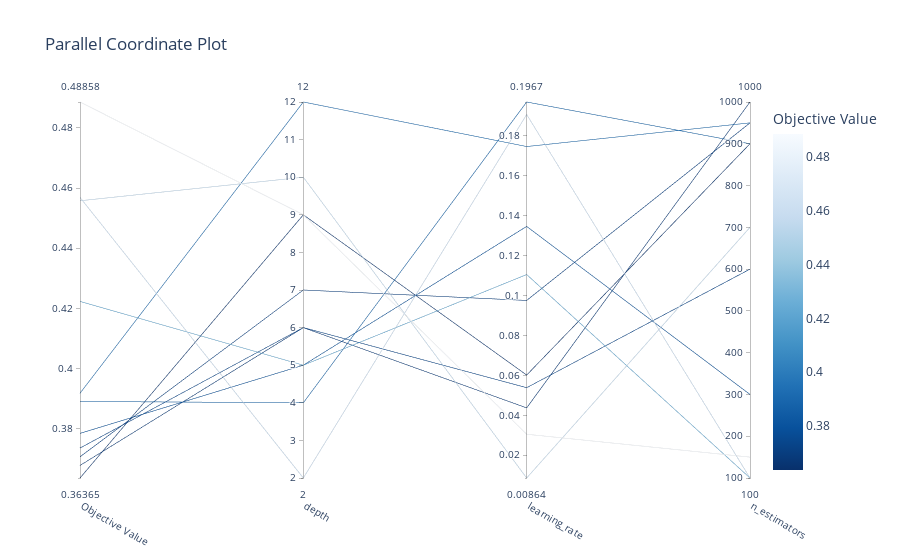

The code cell stored with this chart in its notebook:
### Code cell
# Visualize results to spot any hyperparameter trends
plot_parallel_coordinate(study)

### Figure 1 — Plotly figure (JSON) as saved in the notebook; plotly's stock layout.template omitted (floating-point values rounded to 4 significant figures)
{"data": [{"dimensions": [{"label": "Objective Value", "range": [0.3637, 0.4886], "values": [0.3678, 0.3736, 0.4223, 0.4569, 0.3637, 0.3707, 0.4886, 0.3785, 0.3918, 0.3891, 0.4558]}, {"label": "depth", "range": [2, 12], "values": [6, 6, 5, 2, 9, 7, 9, 5, 12, 4, 10]}, {"label": "learning_rate", "range": [0.00864, 0.1967], "values": [0.04371, 0.05381, 0.1104, 0.1904, 0.06014, 0.09746, 0.03052, 0.1345, 0.1744, 0.1967, 0.00864]}, {"label": "n_estimators", "range": [100, 1000], "values": [1000, 600, 100, 100, 900, 950, 150, 300, 950, 900, 700]}], "labelangle": 30, "labelside": "bottom", "line": {"color": [0.3678, 0.3736, 0.4223, 0.4569, 0.3637, 0.3707, 0.4886, 0.3785, 0.3918, 0.3891, 0.4558], "colorbar": {"title": {"text": "Objective Value"}}, "colorscale": [[0, "rgb(247,251,255)"], [0.125, "rgb(222,235,247)"], [0.25, "rgb(198,219,239)"], [0.375, "rgb(158,202,225)"], [0.5, "rgb(107,174,214)"], [0.625, "rgb(66,146,198)"], [0.75, "rgb(33,113,181)"], [0.875, "rgb(8,81,156)"], [1, "rgb(8,48,107)"]], "reversescale": true, "showscale": true}, "type": "parcoords"}], "layout": {"title": {"text": "Parallel Coordinate Plot"}}}
